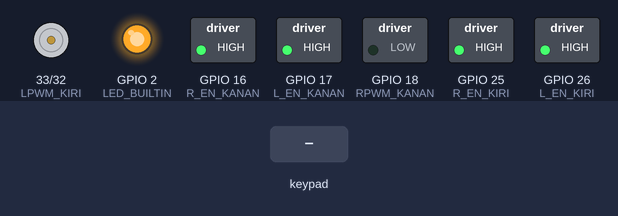
Simulated run of this sketch. Board: ESP32. On the bench: motor-driver pin pairs drawn as motors (green arrow = first pin HIGH = forward, orange = second pin HIGH = backward, longer = more drive, scaled by the enable pin), switched loads named in the sketch (green lamp = pin HIGH), output pins drawn as LEDs (lit = HIGH). Dashed ring = blinking. Inputs (shaded band) come from the test bench. Nothing arrives over Bluetooth unless stated; what the sketch prints to the serial monitor is not drawn.

Above: at 0.1 s.
At 1.2 s:
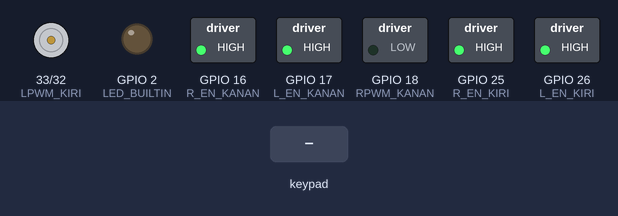
1.3 s: key 'T' pressed
At 2.8 s:
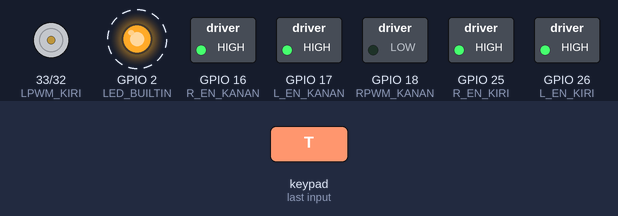
Timing chart, 0 to 10.3 s (numbered marks = the images above; inputs shaded):
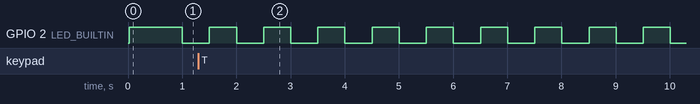

Measured:
- by itself, GPIO 2 (LED_BUILTIN): alternates HIGH for 0.50 s and LOW for 0.50 s

The sketch:

boccher.ino
```cpp
/*
 *  SumoBot 3kg TechnoCorner 2025
 *  Ready to Win for TechnoCorner 2025!!
 *  Boccher Team
 *  Component : Motor DC 12 V, Driver BTS7960, Controller PS3, ESP32
 */

#include <Ps3Controller.h>

// motor kiri
#define RPWM_KIRI 32
#define LPWM_KIRI 33
#define R_EN_KIRI 25
#define L_EN_KIRI 26

// motor kanan
#define RPWM_KANAN 18
#define LPWM_KANAN 19
#define R_EN_KANAN 16
#define L_EN_KANAN 17

#define PWM_FREQUENCY          5000
#define PWM_RESOLUTION         8
#define PWM_CHANNEL_RPWM_KIRI  0
#define PWM_CHANNEL_LPWM_KIRI  1
#define PWM_CHANNEL_RPWM_KANAN 2
#define PWM_CHANNEL_LPWM_KANAN 3

int motorSpeed = 0;
int turnSpeed = 0;
int maxSpeed = 255;
int minSpeed = 50;
bool isConnected = false;

#define LED_BUILTIN 2
unsigned long lastBlinkTime = 0;
bool ledState = false;

void setup() {
  Serial.begin(115200);

  pinMode(R_EN_KIRI, OUTPUT);
  pinMode(L_EN_KIRI, OUTPUT);
  pinMode(R_EN_KANAN, OUTPUT);
  pinMode(L_EN_KANAN, OUTPUT);
  pinMode(LED_BUILTIN, OUTPUT);

  digitalWrite(R_EN_KIRI, HIGH);
  digitalWrite(L_EN_KIRI, HIGH);
  digitalWrite(R_EN_KANAN, HIGH);
  digitalWrite(L_EN_KANAN, HIGH);
  digitalWrite(LED_BUILTIN, LOW);

  ledcSetup(PWM_CHANNEL_RPWM_KIRI, PWM_FREQUENCY, PWM_RESOLUTION);
  ledcSetup(PWM_CHANNEL_LPWM_KIRI, PWM_FREQUENCY, PWM_RESOLUTION);
  ledcSetup(PWM_CHANNEL_RPWM_KANAN, PWM_FREQUENCY, PWM_RESOLUTION);
  ledcSetup(PWM_CHANNEL_LPWM_KANAN, PWM_FREQUENCY, PWM_RESOLUTION);

  ledcAttachPin(RPWM_KIRI, PWM_CHANNEL_RPWM_KIRI);
  ledcAttachPin(LPWM_KIRI, PWM_CHANNEL_LPWM_KIRI);
  ledcAttachPin(RPWM_KANAN, PWM_CHANNEL_RPWM_KANAN);
  ledcAttachPin(LPWM_KANAN, PWM_CHANNEL_LPWM_KANAN);

  stopMotors();

  Ps3.begin("01:02:03:04:05:06"); // nanti ganti address nya
  Serial.println("Menunggu koneksi Controller PS3...");

  Ps3.attach(processJoystick);
  Ps3.attachOnConnect(onConnect);
}

void loop() {
  if (isConnected) {
    unsigned long currentTime = millis();
    if (currentTime - lastBlinkTime >= 500) {
      lastBlinkTime = currentTime;
      ledState = !ledState;
      digitalWrite(LED_BUILTIN, ledState);
    }
  } else {
    digitalWrite(LED_BUILTIN, LOW);
  }

  delay(50);
}

void onConnect() {
  isConnected = true;
  Serial.println("Controller PS3 terhubung!");
  digitalWrite(LED_BUILTIN, HIGH);
}

void onDisconnect() {
  isConnected = false;
  Serial.println("Controller PS3 terputus!");
  digitalWrite(LED_BUILTIN, LOW);
  stopMotors();
}

void processJoystick() {
  int leftY  = Ps3.data.analog.stick.ly;
  int rightX = Ps3.data.analog.stick.rx;

  int throttle = -leftY;
  int steering = rightX;

  throttle = map(throttle, -128, 127, -maxSpeed, maxSpeed);
  steering = map(steering, -128, 127, -maxSpeed, maxSpeed);

  if (Ps3.data.analog.button.r2 > 100) {
    throttle = maxSpeed;
  }

  if (Ps3.data.analog.button.l2 > 100) {
    throttle = -maxSpeed;
  }

  if (Ps3.data.button.r1) {
    rotateRight(maxSpeed);
    return;
  } else if (Ps3.data.button.l1) {
    rotateLeft(maxSpeed);
    return;
  }

  if (Ps3.data.button.triangle) {
    stopMotors();
    return;
  }

  moveRobot(throttle, steering);
}

void moveRobot(int throttle, int steering) {
  int leftMotorSpeed  = throttle + steering;
  int rightMotorSpeed = throttle - steering;

  leftMotorSpeed  = constrain(leftMotorSpeed, -maxSpeed, maxSpeed);
  rightMotorSpeed = constrain(rightMotorSpeed, -maxSpeed, maxSpeed);

  setMotorSpeed(leftMotorSpeed, rightMotorSpeed);
}

void setMotorSpeed(int leftSpeed, int rightSpeed) {
  // motor kiri
  if (leftSpeed > 0) {
    ledcWrite(PWM_CHANNEL_RPWM_KIRI, leftSpeed);
    ledcWrite(PWM_CHANNEL_LPWM_KIRI, 0);
  } else if (leftSpeed < 0) {
    ledcWrite(PWM_CHANNEL_RPWM_KIRI, 0);
    ledcWrite(PWM_CHANNEL_LPWM_KIRI, -leftSpeed);
  } else {
    ledcWrite(PWM_CHANNEL_RPWM_KIRI, 0);
    ledcWrite(PWM_CHANNEL_LPWM_KIRI, 0);
  }

  // motor kanan
  if (rightSpeed > 0) {
    ledcWrite(PWM_CHANNEL_RPWM_KANAN, rightSpeed);
    ledcWrite(PWM_CHANNEL_LPWM_KANAN, 0);
  } else if (rightSpeed < 0) {
    ledcWrite(PWM_CHANNEL_RPWM_KANAN, 0);
    ledcWrite(PWM_CHANNEL_LPWM_KANAN, -rightSpeed);
  } else {
    ledcWrite(PWM_CHANNEL_RPWM_KANAN, 0);
    ledcWrite(PWM_CHANNEL_LPWM_KANAN, 0);
  }
}

void rotateLeft(int speed) {
  ledcWrite(PWM_CHANNEL_RPWM_KIRI, 0);
  ledcWrite(PWM_CHANNEL_LPWM_KIRI, speed);
  ledcWrite(PWM_CHANNEL_RPWM_KANAN, speed);
  ledcWrite(PWM_CHANNEL_LPWM_KANAN, 0);
}

void rotateRight(int speed) {
  ledcWrite(PWM_CHANNEL_RPWM_KIRI, speed);
  ledcWrite(PWM_CHANNEL_LPWM_KIRI, 0);
  ledcWrite(PWM_CHANNEL_RPWM_KANAN, 0);
  ledcWrite(PWM_CHANNEL_LPWM_KANAN, speed);
}

void stopMotors() {
  ledcWrite(PWM_CHANNEL_RPWM_KIRI, 0);
  ledcWrite(PWM_CHANNEL_LPWM_KIRI, 0);
  ledcWrite(PWM_CHANNEL_RPWM_KANAN, 0);
  ledcWrite(PWM_CHANNEL_LPWM_KANAN, 0);
}
```
